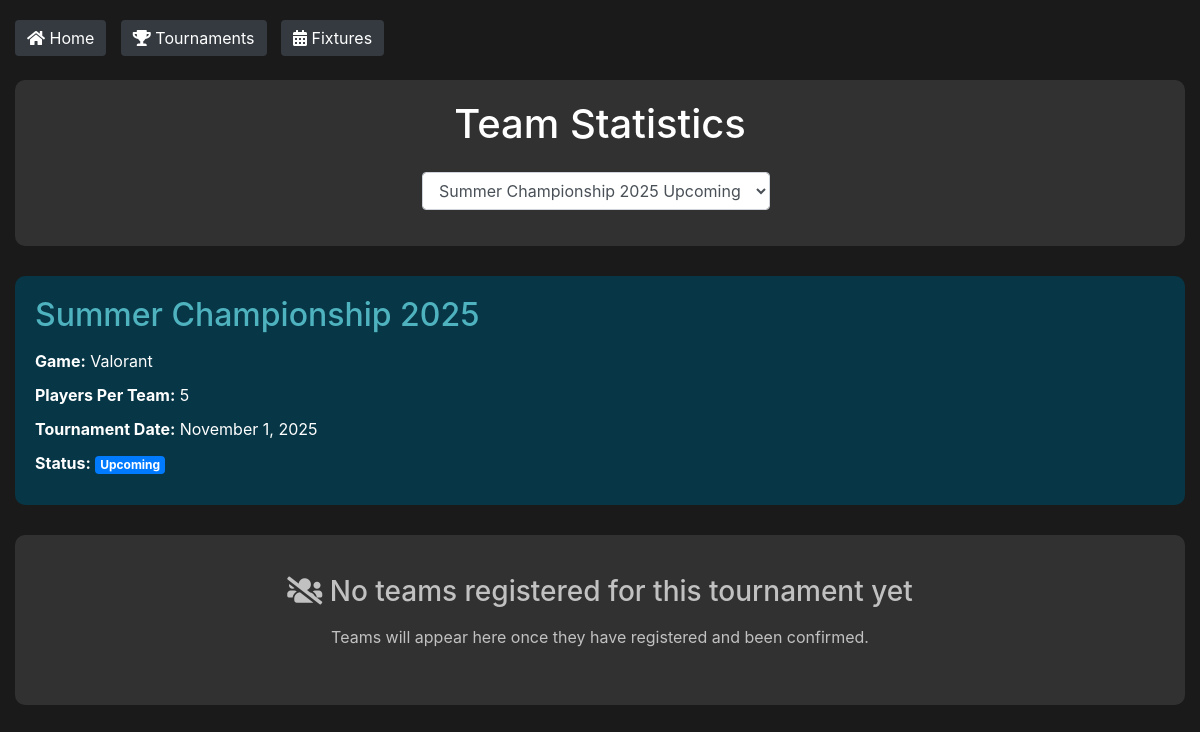
Page /tournament/team_statistics.php?tournament_id=1 on the committed database.
### tables this page shows
CREATE TABLE `tournaments` (
  `id` int(11) NOT NULL AUTO_INCREMENT,
  `tournament_name` varchar(255) NOT NULL,
  `description` text DEFAULT NULL,
  `game_type` varchar(255) NOT NULL,
  `entry_fee` decimal(10,2) NOT NULL DEFAULT 0.00,
  `prize_money` decimal(10,2) NOT NULL DEFAULT 0.00,
  `tournament_date` datetime NOT NULL,
  `registration_deadline` datetime NOT NULL,
  `slots` int(11) NOT NULL,
  `min_teams` int(11) NOT NULL DEFAULT 4,
  `max_teams` int(11) NOT NULL DEFAULT 16,
  `picture` varchar(255) DEFAULT NULL,
  `status` enum('upcoming','ongoing','completed','cancelled') DEFAULT 'upcoming',
  `created_at` timestamp NOT NULL DEFAULT CURRENT_TIMESTAMP,
  `updated_at` timestamp NOT NULL DEFAULT CURRENT_TIMESTAMP ON UPDATE CURRENT_TIMESTAMP,
  PRIMARY KEY (`id`),
  KEY `game_type` (`game_type`),
  CONSTRAINT `tournaments_ibfk_1` FOREIGN KEY (`game_type`) REFERENCES `games` (`game_name`) ON DELETE CASCADE ON UPDATE CASCADE
);

CREATE TABLE `games` (
  `id` int(11) NOT NULL AUTO_INCREMENT,
  `game_name` varchar(255) NOT NULL,
  `genre` varchar(100) DEFAULT NULL,
  `platform` varchar(100) DEFAULT NULL,
  `release_date` date DEFAULT NULL,
  `number_of_players` int(11) NOT NULL,
  `picture` varchar(255) DEFAULT NULL,
  `description` text DEFAULT NULL,
  `status` enum('active','inactive') DEFAULT 'active',
  `created_at` timestamp NOT NULL DEFAULT CURRENT_TIMESTAMP,
  PRIMARY KEY (`id`),
  UNIQUE KEY `game_name` (`game_name`)
);

### tournament/team_statistics.php (the view, shortened to what this page needs)
<?php
require_once '../db.php';
$tournaments_query = "SELECT t.id, t.tournament_name, t.tournament_date, t.status, t.slots,
    (SELECT COUNT(*) FROM team_registrations tr WHERE tr.tournament_id = t.id AND tr.payment_status = 'confirmed') as registered_teams
    FROM tournaments t
    ORDER BY t.tournament_date DESC";
$tournaments = $conn->query($tournaments_query);
$selected_tournament = isset($_GET['tournament_id']) ? $_GET['tournament_id'] : null;
$tournament_details = null;
$teams = null;
if ($selected_tournament) {
    $tournament_stmt = $conn->prepare("
        SELECT t.*, g.game_name, g.number_of_players
        FROM tournaments t
        JOIN games g ON t.game_type = g.game_name
        WHERE t.id = ?
    ");
    $tournament_stmt->bind_param("i", $selected_tournament);
    $tournament_stmt->execute();
    $tournament_details = $tournament_stmt->get_result()->fetch_assoc();
    $teams_query = "
        SELECT
            tr.id as registration_id,
            t.id as team_id,
            t.team_name,
            tr.manager_name,
            tr.manager_email,
            tr.payment_status,
            t.matches_played,
            t.matches_won,
            t.matches_lost,
            t.matches_drawn,
            (
                SELECT COUNT(*)
                FROM fixtures f
                WHERE (f.team1_id = tr.id OR f.team2_id = tr.id)
                AND f.tournament_id = ?
            ) as tournament_matches,
            (
                SELECT COUNT(*)
                FROM fixtures f
                WHERE f.winner_id = tr.id
                AND f.tournament_id = ?
            ) as tournament_wins,
            (
                SELECT COUNT(*)
                FROM fixtures f
                WHERE (f.team1_id = tr.id OR f.team2_id = tr.id)
                AND f.winner_id IS NOT NULL
                AND f.winner_id != tr.id
                AND f.tournament_id = ?
            ) as tournament_losses,
            (
                SELECT COUNT(*)
                FROM fixtures f
                WHERE (f.team1_id = tr.id OR f.team2_id = tr.id)
                AND f.team1_score = f.team2_score
                AND f.team1_score IS NOT NULL
                AND f.tournament_id = ?
            ) as tournament_draws
        FROM team_registrations tr
        JOIN teams t ON tr.team_id = t.id
        WHERE tr.tournament_id = ? AND tr.payment_status = 'confirmed'
        ORDER BY tournament_wins DESC, tournament_draws DESC, t.team_name ASC
    ";
    $teams_stmt = $conn->prepare($teams_query);
    $teams_stmt->bind_param("iiiii", $selected_tournament, $selected_tournament, $selected_tournament, $selected_tournament, $selected_tournament);
    $teams_stmt->execute();
    $teams = $teams_stmt->get_result();
}
?>
<!DOCTYPE html>
<html lang="en">
<head>
    <link rel="stylesheet" href="https://stackpath.bootstrapcdn.com/bootstrap/4.5.2/css/bootstrap.min.css">
    <link rel="stylesheet" href="https://cdnjs.cloudflare.com/ajax/libs/font-awesome/5.15.4/css/all.min.css">
</head>
<body>
    <div class="container">
        <div class="nav-buttons mb-4">
            <a href="../index.php" class="btn btn-secondary">
                <i class="fas fa-home"></i> Home
            </a>
            <a href="tournaments.php" class="btn btn-secondary">
                <i class="fas fa-trophy"></i> Tournaments
            </a>
            <a href="fixtures & Scoreboard.php" class="btn btn-secondary">
                <i class="fas fa-calendar-alt"></i> Fixtures
            </a>
        </div>
        <div class="tournament-select">
            <h1 class="mb-4 text-center">Team Statistics</h1>
            <form method="GET" class="form-inline justify-content-center mb-3">
                <select name="tournament_id" class="form-control mr-2" onchange="this.form.submit()">
                    <?php while ($tournament = $tournaments->fetch_assoc()):
                        $selected = ($selected_tournament == $tournament['id']) ? 'selected' : '';
                        $status_class = '';
                        switch ($tournament['status']) {
                            case 'upcoming': $status_class = 'badge-primary'; break;
                        }
                        $status_badge = '<span class="badge ' . $status_class . ' ml-2">' . ucfirst($tournament['status']) . '</span>';
                    ?>
                        <option value="<?php echo $tournament['id']; ?>" <?php echo $selected; ?>>
                            <?php echo htmlspecialchars($tournament['tournament_name']) . ' ' . $status_badge; ?>
                        </option>
                    <?php endwhile; ?>
                </select>
            </form>
        </div>
        <?php if ($selected_tournament && $tournament_details): ?>
            <div class="tournament-info">
                <h2><?php echo htmlspecialchars($tournament_details['tournament_name']); ?></h2>
                <p><strong>Game:</strong> <?php echo htmlspecialchars($tournament_details['game_name']); ?></p>
                <p><strong>Players Per Team:</strong> <?php echo $tournament_details['number_of_players']; ?></p>
                <p><strong>Tournament Date:</strong> <?php echo date('F j, Y', strtotime($tournament_details['tournament_date'])); ?></p>
                <p><strong>Status:</strong> <span class="badge badge-<?php
                    echo ($tournament_details['status'] == 'upcoming') ? 'primary' :
                         (($tournament_details['status'] == 'ongoing') ? 'success' :
                         (($tournament_details['status'] == 'completed') ? 'secondary' : 'danger'));
                ?>"><?php echo ucfirst($tournament_details['status']); ?></span></p>
            </div>
            <?php if ($teams && $teams->num_rows > 0): ?>
                <div class="stats-table">
                    <table class="table table-hover">
                        <thead>
                            <tr>
                                <th>Rank</th>
                                <th>Team</th>
                                <th>Manager</th>
                                <th>Matches</th>
                                <th>Won</th>
                                <th>Lost</th>
                                <th>Drawn</th>
                                <th>Win Rate</th>
                            </tr>
                        </thead>
                        <tbody>
                            <?php
                            $rank = 1;
                            while ($team = $teams->fetch_assoc()):
                                $matches = $team['tournament_matches'];
                                $win_rate = ($matches > 0) ? round(($team['tournament_wins'] / $matches) * 100) : 0;
                                $rank_class = '';
                                if ($rank == 1) $rank_class = 'rank-1';
                                else if ($rank == 2) $rank_class = 'rank-2';
                                else if ($rank == 3) $rank_class = 'rank-3';
                            ?>
                                <tr>
                                    <td>
                                        <div class="team-rank <?php echo $rank_class; ?>">
                                            <?php echo $rank++; ?>
                                        </div>
                                    </td>
                                    <td><?php echo htmlspecialchars($team['team_name']); ?></td>
                                    <td><?php echo htmlspecialchars($team['manager_name']); ?></td>
                                    <td><?php echo $team['tournament_matches']; ?></td>
                                    <td><?php echo $team['tournament_wins']; ?></td>
                                    <td><?php echo $team['tournament_losses']; ?></td>
                                    <td><?php echo $team['tournament_draws']; ?></td>
                                    <td><?php echo $win_rate; ?>%</td>
                                </tr>
                            <?php endwhile; ?>
                        </tbody>
                    </table>
                </div>
            <?php else: ?>
                <div class="no-teams">
                    <h3><i class="fas fa-users-slash"></i> No teams registered for this tournament yet</h3>
                    <p class="mt-3">Teams will appear here once they have registered and been confirmed.</p>
                </div>
            <?php endif; ?>
        <?php endif; ?>
    </div>
</body>
</html>

### tournament/team_statistics.php (style rules this page uses)
body { background-color: #1a1a1a; color: white; padding-top: 20px; }
.container { max-width: 1200px; margin: 0 auto; }
.tournament-select { margin-bottom: 30px; background: rgba(255, 255, 255, 0.1); padding: 20px; border-radius: 10px; }
.tournament-info { background: rgba(0, 63, 84, 0.75); border-radius: 10px; padding: 20px; margin-bottom: 30px; }
.tournament-info h2 { color: #4FB3BF; margin-bottom: 15px; }
.tournament-info p { margin-bottom: 10px; }
.nav-buttons { margin-bottom: 20px; }
.nav-buttons .btn { margin-right: 10px; background-color: #343a40; border: none; }
.no-teams { text-align: center; padding: 40px; color: rgba(255, 255, 255, 0.7); background: rgba(255, 255, 255, 0.1); border-radius: 10px; }

### rows in the picture
tournaments: tournament_name "Summer Championship 2025", games.game_name "Valorant", games.number_of_players "5", tournament_date "November 1, 2025", status "Upcoming"

### other values in the picture
form field tournament_id "Summer Championship 2025 Upcoming"
